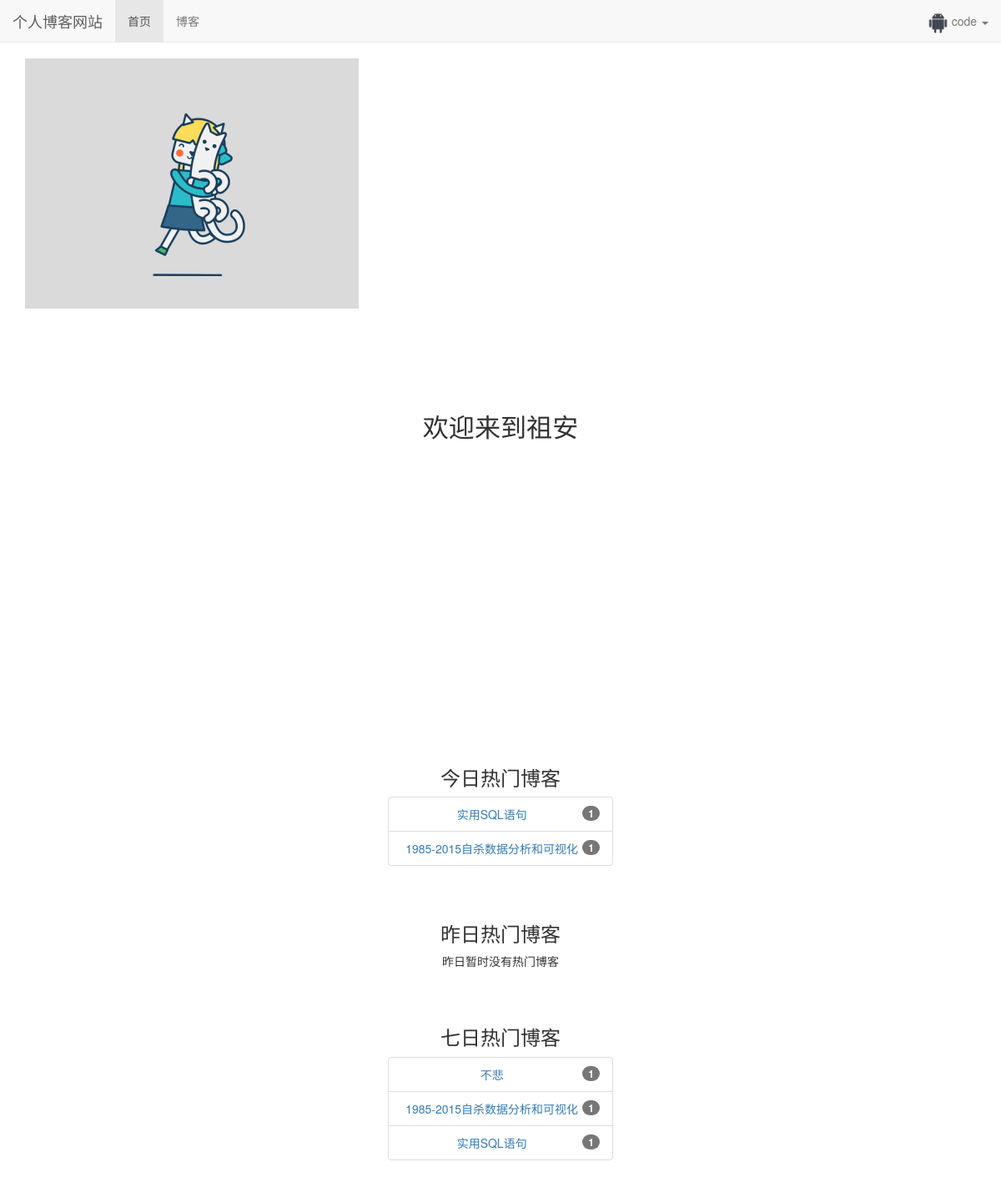
The app's page / (signed in), older data.
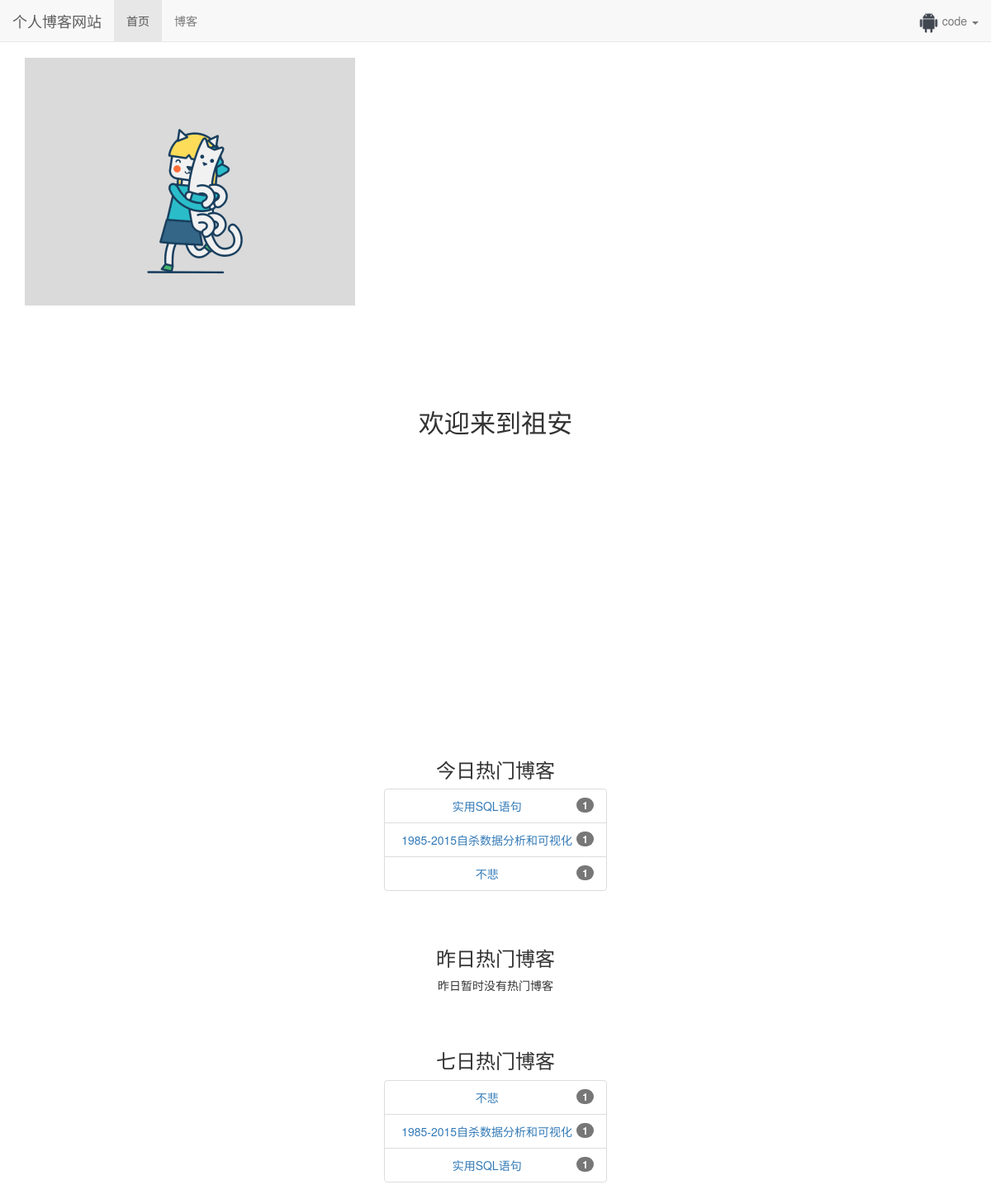
The same page, newer data.
### read_statistics/models.py (models this page shows)
class ReadDetail(models.Model):
    read_num=models.IntegerField(default=0)
    date = models.DateField(default=timezone.now)
    content_type=models.ForeignKey(ContentType,on_delete=models.CASCADE)
    object_id=models.PositiveIntegerField()
    content_object=GenericForeignKey('content_type','object_id')

### bowen/models.py (models this page shows, shortened)
class Blog(models.Model,ReadNumModel):
    blog_type =models.ForeignKey(BlogType,on_delete=models.CASCADE)
    title = models.CharField(max_length=50)
    content = RichTextUploadingField()
    author = models.ForeignKey(User,on_delete=models.CASCADE)
    read_details =GenericRelation(ReadDetail)
    created_time = models.DateTimeField(auto_now_add=True)
    last_updated_time = models.DateTimeField(auto_now=True)
    class Meta:
        ordering =['-created_time']

### blog/views.py (the view)
# urls.py: 2. Add a URL to urlpatterns:  path('', views.home, name='home')
def home(request):
    blog_content_type =ContentType.objects.get_for_model(Blog)
    dates,read_nums=get_7_days_read_data(blog_content_type)
    hot_data_7days=cache.get('hot_data_7days')
    if hot_data_7days is None:
        hot_data_7days=get_7_days_blog()
        cache.set('hot_data_7days',hot_data_7days,3600)
    context={}
    context['dates']=dates
    context['read_nums']=read_nums
    context['hot_data_ysday']=get_ysday_hot_data(blog_content_type)
    context['hot_data_day']=get_day_hot_data(blog_content_type)
    context['hot_data_7days']=hot_data_7days
    return render(request,'home.html', context)

### blog/views.py (called while the page is built)
def get_7_days_blog():
    today=timezone.now().date()
    date =today-datetime.timedelta(days=7)
    blogs=Blog.objects.filter(read_details__date__lt=today,read_details__date__gte=date) \
                      .values('id','title') \
                      .annotate(read_num_sum=Sum('read_details__read_num')) \
                      .order_by('-read_num_sum')
    return blogs[:7]

### read_statistics/utils.py (called while the page is built)
def get_7_days_read_data(content_type):
    today=timezone.now().date()
    dates=[]
    read_nums=[]
    for  i in range(6,-1,-1):
        date=today -datetime.timedelta(days=i)
        dates.append(date.strftime('%m/%d'))
        read_details = ReadDetail.objects.filter(content_type=content_type,date=date)
        result = read_details.aggregate(read_num_sum=Sum('read_num'))
        read_nums.append(result['read_num_sum'] or 0)
    return dates, read_nums

def get_day_hot_data(content_type):
    today=timezone.now().date()
    read_details =ReadDetail.objects.filter(content_type=content_type,date=today).order_by('-read_num')
    return read_details[:7]

### user/context_processors.py (called while the page is built)
def login_modal_form(request):
	return {'login_modal_form': loginForm()}

### templates/home.html (shortened to what this page needs)
{% extends 'base.html' %}
{% load static %}
{% block header_extends %}
    <link rel="stylesheet" href="{% static 'home.css' %}">
    <link rel="stylesheet" href="{% static 'bootstrap-3.3.7/css/bootstrap.min.css' %}">
{% endblock %}
{% block nav_home_active %}active{% endblock %}
{% block content %}
    <div class="container">
        <img src="{% static 'matter/home.gif' %}">
    </div>
    <h3 class="home">欢迎来到祖安</h3>
    <div id="container"></div>
    <div class="hot-data container" style="width: 300px;">
        <h3 class="">今日热门博客</h3>
        <ul class="list-group">
            {% for hot_data in hot_data_day %}
                <li class="list-group-item">
                    <span class="badge">{{ hot_data.read_num }}</span>
                    <a href="{% url 'blog_detail' hot_data.content_object.pk %}">
                    {{ hot_data.content_object.title }}</a></li>
            {% empty %}
                <li>今日暂时没有热门博客</li>
            {% endfor %}
        </ul>
    </div>
    <div class="hot-data container" style="width: 300px;">
        <h3>昨日热门博客</h3>
        <ul class="list-group">
            {% for hot_data in hot_data_ysday %}
                <li class="list-group-item"><a href="{% url 'blog_detail' hot_data.content_object.pk %}">
                    {{ hot_data.content_object.title }}</a>
                    <span class="badge">{{ hot_data.read_num }}</span>
                </li>
            {% empty %}
                <li>昨日暂时没有热门博客</li>
            {% endfor %}
        </ul>
    </div>
    <div class="hot-data container" style="width: 300px;">
        <h3>七日热门博客</h3>
        <ul class="list-group">
            {% for hot_blog in hot_data_7days %}
                <li class="list-group-item"><a href="{% url 'blog_detail' hot_blog.id %}">
                    {{ hot_blog.title }}</a>
                    <span class="badge">{{ hot_blog.read_num_sum }}</span>
                </li>
            {% empty %}
                <li>七天暂时没有热门博客</li>
            {% endfor %}
        </ul>
    </div>
{% endblock %}

Row changes from the older to the newer data that the page shows:
added ReadDetail: read_num "1", content_object "不悲"
